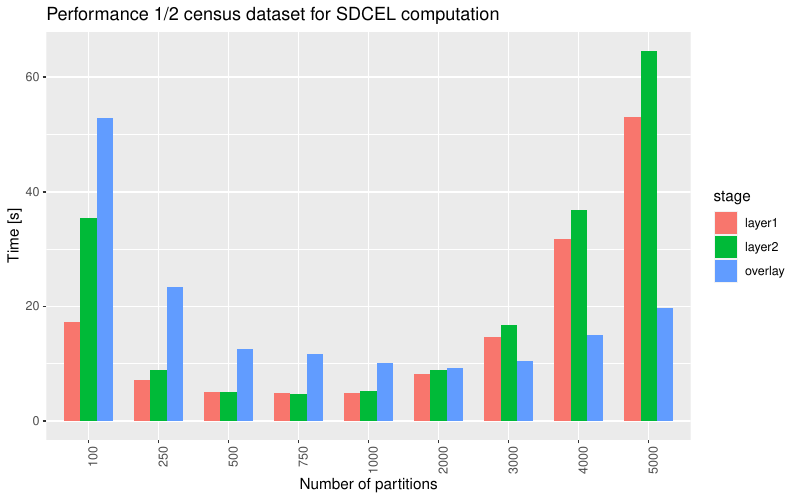

Write R code to recreate this figure.
library(tidyverse)

data0 = enframe(read_lines("perf.txt"), value="line")

data1 = data0 %>%
  filter(str_detect(line, 'TIME')) 

fields = c("ts","start","appId","time","tag","stage","partitions")
data2 = data1 %>% 
  separate(sep = "\\|", col = "line", into = fields, extra = "drop") %>%
  filter(stage == "layer1" | stage == "layer2" | stage == "overlay") %>%
  select(time, stage, partitions, appId) %>%
  mutate(time = as.numeric(time) / 1000.0) %>%
  mutate(partitions = fct_relevel(partitions, "100", "250", "500", "750", "1000", "2000", "3000", "4000", "5000"))

data3 = data2 %>%
  group_by(partitions, stage) %>% summarise(time = mean(time)) 

p = ggplot(data3, aes(x = partitions, y = time, fill = stage)) + 
  geom_col(width = 0.7, position="dodge") + 
  theme(axis.text.x = element_text(angle = 90, hjust = 1)) +
  labs(x="Number of partitions", y="Time [s]", title=paste0("Performance 1/2 census dataset for SDCEL computation"))
plot(p)

ggsave(paste0("perf.pdf"), width = 8, height = 5)